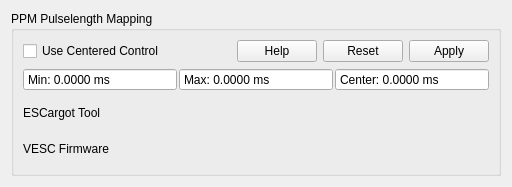
<?xml version="1.0" encoding="UTF-8"?>
<ui version="4.0">
 <class>PpmMap</class>
 <widget class="QWidget" name="PpmMap">
  <property name="geometry">
   <rect>
    <x>0</x>
    <y>0</y>
    <width>512</width>
    <height>187</height>
   </rect>
  </property>
  <property name="windowTitle">
   <string>Form</string>
  </property>
  <layout class="QVBoxLayout" name="verticalLayout_2">
   <item>
    <widget class="QGroupBox" name="groupBox">
     <property name="title">
      <string>PPM Pulselength Mapping</string>
     </property>
     <layout class="QVBoxLayout" name="verticalLayout">
      <item>
       <layout class="QHBoxLayout" name="horizontalLayout">
        <item>
         <widget class="QCheckBox" name="dualBox">
          <property name="toolTip">
           <string>Show centered graph, which is how the centered control modes interpret the throttle.</string>
          </property>
          <property name="text">
           <string>Use Centered Control</string>
          </property>
         </widget>
        </item>
        <item>
         <widget class="QPushButton" name="helpButton">
          <property name="sizePolicy">
           <sizepolicy hsizetype="Fixed" vsizetype="Fixed">
            <horstretch>0</horstretch>
            <verstretch>0</verstretch>
           </sizepolicy>
          </property>
          <property name="toolTip">
           <string>Show help</string>
          </property>
          <property name="text">
           <string>Help</string>
          </property>
         </widget>
        </item>
        <item>
         <widget class="QPushButton" name="resetButton">
          <property name="sizePolicy">
           <sizepolicy hsizetype="Fixed" vsizetype="Fixed">
            <horstretch>0</horstretch>
            <verstretch>0</verstretch>
           </sizepolicy>
          </property>
          <property name="toolTip">
           <string>Reset min and max</string>
          </property>
          <property name="text">
           <string>Reset</string>
          </property>
         </widget>
        </item>
        <item>
         <widget class="QPushButton" name="applyButton">
          <property name="sizePolicy">
           <sizepolicy hsizetype="Fixed" vsizetype="Fixed">
            <horstretch>0</horstretch>
            <verstretch>0</verstretch>
           </sizepolicy>
          </property>
          <property name="toolTip">
           <string>Apply min, max and center to VESC Tool configuration</string>
          </property>
          <property name="text">
           <string>Apply</string>
          </property>
          <property name="iconSize">
           <size>
            <width>45</width>
            <height>16</height>
           </size>
          </property>
         </widget>
        </item>
       </layout>
      </item>
      <item>
       <layout class="QHBoxLayout" name="horizontalLayout_2">
        <property name="spacing">
         <number>2</number>
        </property>
        <item>
         <widget class="QDoubleSpinBox" name="minBox">
          <property name="toolTip">
           <string>Measured minimum pulselength</string>
          </property>
          <property name="readOnly">
           <bool>true</bool>
          </property>
          <property name="buttonSymbols">
           <enum>QAbstractSpinBox::NoButtons</enum>
          </property>
          <property name="prefix">
           <string>Min: </string>
          </property>
          <property name="suffix">
           <string> ms</string>
          </property>
          <property name="decimals">
           <number>4</number>
          </property>
          <property name="maximum">
           <double>100.000000000000000</double>
          </property>
          <property name="singleStep">
           <double>0.010000000000000</double>
          </property>
         </widget>
        </item>
        <item>
         <widget class="QDoubleSpinBox" name="maxBox">
          <property name="toolTip">
           <string>Measured maximum pulselength</string>
          </property>
          <property name="readOnly">
           <bool>true</bool>
          </property>
          <property name="buttonSymbols">
           <enum>QAbstractSpinBox::NoButtons</enum>
          </property>
          <property name="prefix">
           <string>Max: </string>
          </property>
          <property name="suffix">
           <string> ms</string>
          </property>
          <property name="decimals">
           <number>4</number>
          </property>
          <property name="maximum">
           <double>100.000000000000000</double>
          </property>
          <property name="singleStep">
           <double>0.010000000000000</double>
          </property>
         </widget>
        </item>
        <item>
         <widget class="QDoubleSpinBox" name="centerBox">
          <property name="readOnly">
           <bool>true</bool>
          </property>
          <property name="buttonSymbols">
           <enum>QAbstractSpinBox::NoButtons</enum>
          </property>
          <property name="prefix">
           <string>Center: </string>
          </property>
          <property name="suffix">
           <string> ms</string>
          </property>
          <property name="decimals">
           <number>4</number>
          </property>
         </widget>
        </item>
       </layout>
      </item>
      <item>
       <layout class="QGridLayout" name="gridLayout" columnstretch="0,1">
        <item row="0" column="0">
         <widget class="QLabel" name="label">
          <property name="toolTip">
           <string>VESC Tool preview with the current settings.</string>
          </property>
          <property name="text">
           <string>ESCargot Tool</string>
          </property>
         </widget>
        </item>
        <item row="0" column="1">
         <widget class="DisplayPercentage" name="display" native="true">
          <property name="minimumSize">
           <size>
            <width>0</width>
            <height>25</height>
           </size>
          </property>
          <property name="toolTip">
           <string>VESC Tool preview with the current settings.</string>
          </property>
         </widget>
        </item>
        <item row="1" column="0">
         <widget class="QLabel" name="label_2">
          <property name="toolTip">
           <string>Current VESC output. Will be updated after writing the app configuration.</string>
          </property>
          <property name="text">
           <string>VESC Firmware</string>
          </property>
         </widget>
        </item>
        <item row="1" column="1">
         <widget class="DisplayPercentage" name="displayVesc" native="true">
          <property name="minimumSize">
           <size>
            <width>0</width>
            <height>25</height>
           </size>
          </property>
          <property name="toolTip">
           <string>Current VESC output. Will be updated after writing the app configuration.</string>
          </property>
         </widget>
        </item>
       </layout>
      </item>
     </layout>
    </widget>
   </item>
  </layout>
 </widget>
 <customwidgets>
  <customwidget>
   <class>DisplayPercentage</class>
   <extends>QWidget</extends>
   <header>widgets/displaypercentage.h</header>
   <container>1</container>
  </customwidget>
 </customwidgets>
 <resources/>
 <connections/>
</ui>
